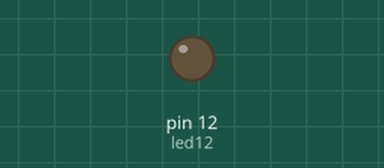
A sketch run on a simulated Arduino Uno, built with avr-gcc and run on an emulated ATmega328P. Shown: output pins drawn as LEDs (lit = HIGH).

Above: at 0.3 s.
At 4.6 s:
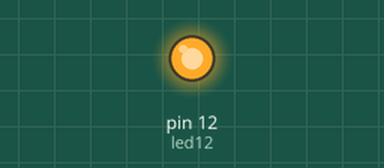
Timing chart, 0 to 7.0 s (numbered marks = the images above):
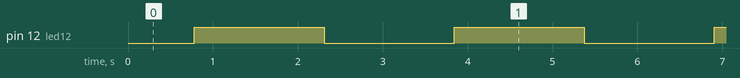

Measured:
- by itself, pin 12 (led12): alternates HIGH for 1.5 s and LOW for 1.5 s

The sketch:

fade_led.ino
```cpp
int led12 = 12;
int brightness = 0; // default how bright led is
int fadeAmount = 5; // how bright change

int delayTime = 30;

void setup() {
  pinMode(led12, OUTPUT);
}

void loop() {
  // Output led brightness
  analogWrite(led12, brightness);

  // Change brightness for next time through the loop
  brightness = brightness + fadeAmount;

  // Reverse the direction of the fading at the ends of the fade.
  if (brightness == 0 || brightness == 255) {
    fadeAmount = -fadeAmount;
  }

  delay(delayTime);
}
```
